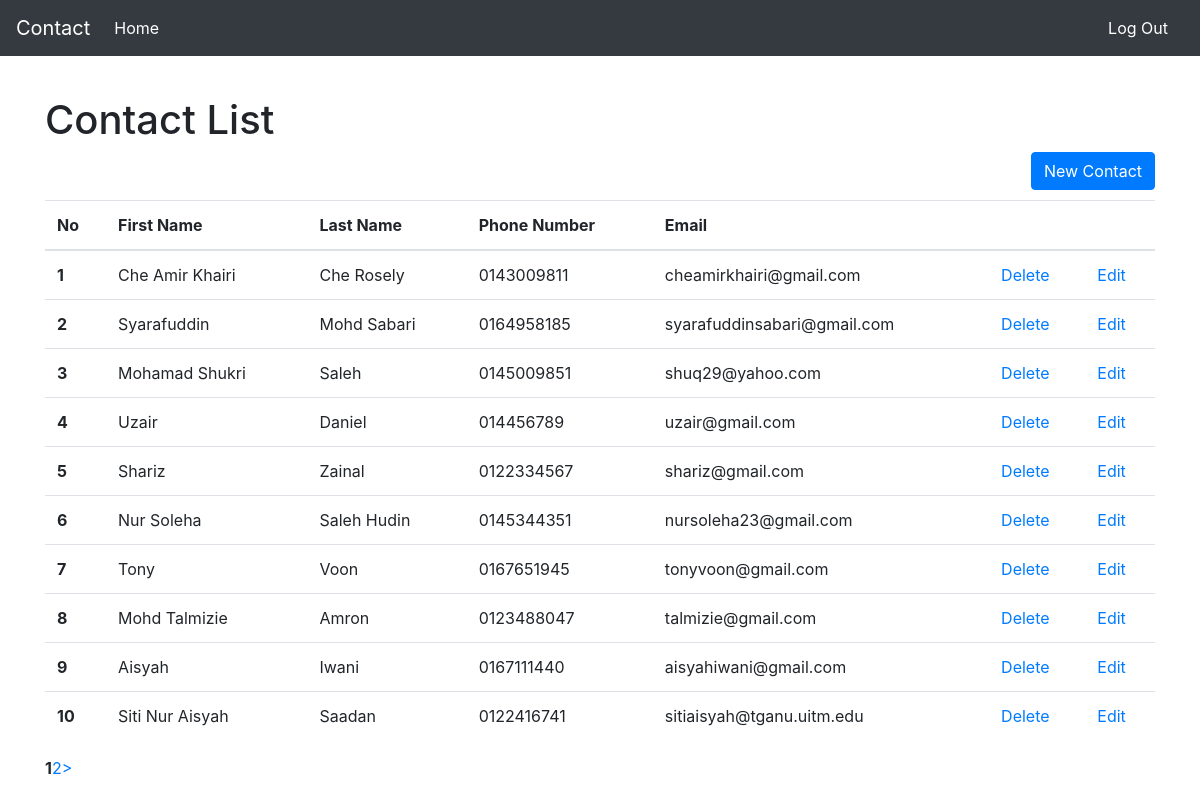
/CodeIgniter/index.php/main, run on the app's committed database.
### tables this page shows
CREATE TABLE `tbl_contact` (
  `id` int(11) NOT NULL,
  `c_fname` varchar(50) NOT NULL,
  `c_lname` varchar(50) NOT NULL,
  `c_mobileNo` varchar(22) NOT NULL,
  `c_email` varchar(200) NOT NULL
);

### CodeIgniter/application/controllers/main.php (called while the page is built, shortened)
<?php
class Main extends CI_Controller {
    public function __construct() {
        $this->load->helper('url');
        $this->load->model('main_model');
        $this->load->library("pagination");
    }
    public function index()
    {
        $config = array();
        $config["base_url"] = base_url() . "main";
        $config["total_rows"] = $this->main_model->get_count();
        $config["per_page"] = 10;
        $config["uri_segment"] = 2;
        $this->pagination->initialize($config);
        $page = ($this->uri->segment(2)) ? $this->uri->segment(2) : 0;
        $data["links"] = $this->pagination->create_links();
        $data['fetch_data'] = $this->main_model->get_authors($config["per_page"], $page);
        $this->load->view('main_view', $data);
    }
}

### CodeIgniter/index.php (called while the page is built, shortened)
<?php
require_once BASEPATH.'core/CodeIgniter.php';

### CodeIgniter/application/models/main_model.php (called while the page is built, shortened)
<?php
class Main_model extends CI_Model
{
    protected $table = 'tbl_contact';
    public function get_authors($limit, $start) {
        $this->db->limit($limit, $start);
        $query = $this->db->get($this->table);
        return $query->result();
    }
}

### CodeIgniter/application/views/main_view.php (the view, shortened to what this page needs)
<!doctype html>
<html lang="en">
  <head>
    <link rel="stylesheet" href="https://maxcdn.bootstrapcdn.com/bootstrap/4.0.0/css/bootstrap.min.css">
  </head>
  <body>
    <nav class="navbar navbar-expand-md navbar-dark bg-dark fixed-top">
      <a class="navbar-brand" href="">Contact</a>
      <div class="collapse navbar-collapse" id="navbarsExampleDefault">
        <ul class="navbar-nav mr-auto">
          <li class="nav-item active">
            <a class="nav-link" href="">Home <span class="sr-only">(current)</span></a>
          </li>
        </ul>
          <a class="nav-link text-white" href="<?php echo base_url(); ?>login/logout">Log Out</a>
      </div>
    </nav>
    <main role="main" class="container">
      <div class="starter-template">
	  	<br><br><br><br>
        <h1>Contact List</h1>
        <button type="button" class="btn btn-primary float-right" data-toggle="modal" data-target="#newContactModal">
          New Contact
        </button><br><br>
        <table class="table text-left">
          <thead>
            <tr>
            <th scope="col">No</th>
            <th scope="col">First Name</th>
            <th scope="col">Last Name</th>
            <th scope="col">Phone Number</th>
            <th scope="col">Email</th>
            <th colspan="2"></th>
            </tr>
          </thead>
          <tbody>
            <?php
            $count = 1;
            if($count > 0)
            {
              foreach($fetch_data as $row)
              {
            ?>
              <tr>
                <th scope="row"><?php echo $count; ?></th>
                <td><?php echo $row->c_fname; ?></td>
                <td><?php echo $row->c_lname; ?></td>
                <td><?php echo $row->c_mobileNo; ?></td>
                <td><?php echo $row->c_email; ?></td>
                <td><a href="#" class="delete_data" id="<?php echo $row->id; ?>">Delete</a></td>
                <td><a href="<?php echo base_url(); ?>main/update_data/<?php echo $row->id; ?>" class="update_data" id="<?php echo $row->id; ?>">Edit</a></td>
              </tr>
            <?php
              $count++;
              }
            }
            else{
            ?>
              <tr>
                  <td>No data found!</td>
              </tr>
            <?php
            }
            ?>
          </tbody>
        </table>
        <p><?php echo $links; ?></p>
      </div>
    </main>
  </body>
</html>

### data on the page
tbl_contact: c_fname "Che Amir Khairi", c_lname "Che Rosely", c_mobileNo "0143009811", c_email "cheamirkhairi@gmail.com"
tbl_contact: c_fname "Syarafuddin", c_lname "Mohd Sabari", c_mobileNo "0164958185", c_email "syarafuddinsabari@gmail.com"
tbl_contact: c_fname "Mohamad Shukri", c_lname "Saleh", c_mobileNo "0145009851", c_email "shuq29@yahoo.com"
tbl_contact: c_fname "Uzair", c_lname "Daniel", c_mobileNo "014456789", c_email "uzair@gmail.com"
tbl_contact: c_fname "Shariz", c_lname "Zainal", c_mobileNo "0122334567", c_email "shariz@gmail.com"
tbl_contact: c_fname "Nur Soleha", c_lname "Saleh Hudin", c_mobileNo "0145344351", c_email "nursoleha23@gmail.com"
tbl_contact: c_fname "Tony", c_lname "Voon", c_mobileNo "0167651945", c_email "tonyvoon@gmail.com"
tbl_contact: c_fname "Mohd Talmizie", c_lname "Amron", c_mobileNo "0123488047", c_email "talmizie@gmail.com"
tbl_contact: c_fname "Aisyah", c_lname "Iwani", c_mobileNo "0167111440", c_email "aisyahiwani@gmail.com"
tbl_contact: c_fname "Siti Nur Aisyah", c_lname "Saadan", c_mobileNo "0122416741", c_email "sitiaisyah@tganu.uitm.edu"

### other printed values
$links "1 2 >"
